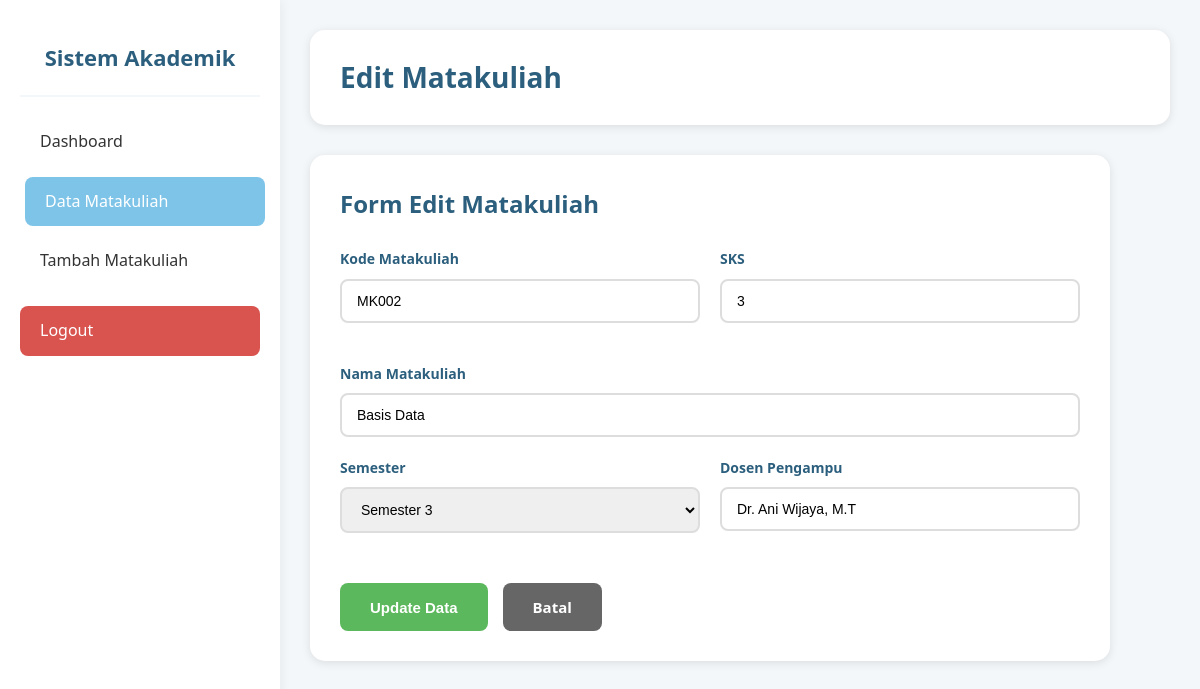
The app's page /matakuliah_edit.php?id=2 (signed in) with its own data.
### tables this page shows
CREATE TABLE IF NOT EXISTS matakuliah (
    id INT(11) AUTO_INCREMENT PRIMARY KEY,
    kode_mk VARCHAR(20) NOT NULL UNIQUE,
    nama_mk VARCHAR(100) NOT NULL,
    sks INT(2) NOT NULL,
    semester INT(2) NOT NULL,
    dosen VARCHAR(100) NOT NULL,
    created_at TIMESTAMP DEFAULT CURRENT_TIMESTAMP,
    updated_at TIMESTAMP DEFAULT CURRENT_TIMESTAMP ON UPDATE CURRENT_TIMESTAMP
);

### db.php (called while the page is built, shortened)
<?php
$host = 'localhost';
$username = 'root';
$password = '';
$database = 'akademik';
$conn = mysqli_connect($host, $username, $password, $database);
mysqli_set_charset($conn, "utf8");
function clean_input($data) {
    global $conn;
    $data = trim($data);
    $data = stripslashes($data);
    $data = htmlspecialchars($data);
    $data = mysqli_real_escape_string($conn, $data);
    return $data;
}
?>

### matakuliah_edit.php (the view, shortened to what this page needs)
<?php
require_once 'db.php';
$id = isset($_GET['id']) ? clean_input($_GET['id']) : '';
$query = "SELECT * FROM matakuliah WHERE id = '$id'";
$result = mysqli_query($conn, $query);
$matakuliah = mysqli_fetch_assoc($result);
?>
<!DOCTYPE html>
<html lang="id">
<head>
    <link rel="stylesheet" href="style.css">
</head>
<body>
    <div class="dashboard-container">
        <div class="sidebar">
            <div class="sidebar-header">
                <h3>Sistem Akademik</h3>
            </div>
            <ul class="sidebar-menu">
                <li><a href="dashboard.php">Dashboard</a></li>
                <li><a href="matakuliah_list.php" class="active">Data Matakuliah</a></li>
                <li><a href="matakuliah_tambah.php">Tambah Matakuliah</a></li>
                <li><a href="logout.php" class="logout">Logout</a></li>
            </ul>
        </div>
        <div class="main-content">
            <div class="top-header fade-in">
                <h1>Edit Matakuliah</h1>
            </div>
            <div class="form-card fade-in">
                <h2 style="color: #2c5f7d; margin-bottom: 25px;">Form Edit Matakuliah</h2>
                <form method="POST" action="">
                    <div class="form-row">
                        <div class="form-group">
                            <label for="kode_mk">Kode Matakuliah</label>
                            <input type="text" class="form-control" id="kode_mk" name="kode_mk"
                                   value="<?php echo htmlspecialchars($matakuliah['kode_mk']); ?>" required>
                        </div>
                        <div class="form-group">
                            <label for="sks">SKS</label>
                            <input type="number" class="form-control" id="sks" name="sks"
                                   min="1" max="6" value="<?php echo htmlspecialchars($matakuliah['sks']); ?>" required>
                        </div>
                    </div>
                    <div class="form-group">
                        <label for="nama_mk">Nama Matakuliah</label>
                        <input type="text" class="form-control" id="nama_mk" name="nama_mk"
                               value="<?php echo htmlspecialchars($matakuliah['nama_mk']); ?>" required>
                    </div>
                    <div class="form-row">
                        <div class="form-group">
                            <label for="semester">Semester</label>
                            <select class="form-control" id="semester" name="semester" required>
                                <?php for ($i = 1; $i <= 8; $i++): ?>
                                <option value="<?php echo $i; ?>"
                                    <?php echo ($matakuliah['semester'] == $i) ? 'selected' : ''; ?>>
                                    Semester <?php echo $i; ?>
                                </option>
                                <?php endfor; ?>
                            </select>
                        </div>
                        <div class="form-group">
                            <label for="dosen">Dosen Pengampu</label>
                            <input type="text" class="form-control" id="dosen" name="dosen"
                                   value="<?php echo htmlspecialchars($matakuliah['dosen']); ?>" required>
                        </div>
                    </div>
                    <div class="form-actions">
                        <button type="submit" class="btn-submit">Update Data</button>
                        <a href="matakuliah_list.php" class="btn-cancel">Batal</a>
                    </div>
                </form>
            </div>
        </div>
    </div>
</body>
</html>

### style.css (style rules this page uses)
* { margin: 0; padding: 0; box-sizing: border-box; }
:root { --primary-color: #2c5f7d; --secondary-color: #4a90b8; --accent-color: #7ec4e8; --success-color: #5cb85c; --danger-color: #d9534f; --warning-color: #f0ad4e; --light-bg: #f4f7f9; --white: #ffffff; --text-dark: #333; --text-light: #666; --border-color: #ddd; --shadow: 0 2px 10px rgba(0,0,0,0.1); --shadow-hover: 0 4px 20px rgba(0,0,0,0.15); }
body { font-family: 'Segoe UI', Tahoma, Geneva, Verdana, sans-serif; background-color: var(--light-bg); color: var(--text-dark); line-height: 1.6; }
.form-group { margin-bottom: 20px; }
.form-group label { display: block; color: var(--primary-color); font-weight: 600; margin-bottom: 8px; font-size: 14px; }
.form-control { width: 100%; padding: 12px 15px; border: 2px solid var(--border-color); border-radius: 8px; font-size: 14px; transition: all 0.3s ease; }
.dashboard-container { display: flex; min-height: 100vh; }
.sidebar { width: 280px; background: var(--white); box-shadow: 2px 0 10px rgba(0,0,0,0.05); padding: 20px; }
.sidebar-header { text-align: center; padding: 20px 0; border-bottom: 2px solid var(--light-bg); margin-bottom: 20px; }
.sidebar-header h3 { color: var(--primary-color); font-size: 22px; font-weight: 600; }
.sidebar-menu { list-style: none; }
.sidebar-menu li { margin-bottom: 10px; }
.sidebar-menu a { display: block; padding: 12px 20px; color: var(--text-dark); text-decoration: none; border-radius: 8px; transition: all 0.3s ease; font-weight: 500; }
.sidebar-menu a:hover, .sidebar-menu a.active { background-color: var(--accent-color); color: var(--white); transform: translateX(5px); }
.sidebar-menu a.logout { background-color: var(--danger-color); color: var(--white); margin-top: 20px; }
.main-content { flex: 1; padding: 30px; }
.top-header { background: var(--white); padding: 25px 30px; border-radius: 15px; box-shadow: var(--shadow); margin-bottom: 30px; }
.top-header h1 { color: var(--primary-color); font-size: 28px; font-weight: 600; }
.form-card { background: var(--white); padding: 30px; border-radius: 15px; box-shadow: var(--shadow); max-width: 800px; }
.form-row { display: grid; grid-template-columns: repeat(auto-fit, minmax(250px, 1fr)); gap: 20px; margin-bottom: 20px; }
.form-actions { display: flex; gap: 15px; margin-top: 30px; }
.btn-submit { background-color: var(--success-color); color: var(--white); padding: 12px 30px; border: none; border-radius: 8px; font-size: 15px; font-weight: 600; cursor: pointer; transition: all 0.3s ease; }
.btn-cancel { background-color: var(--text-light); color: var(--white); padding: 12px 30px; border: none; border-radius: 8px; font-size: 15px; font-weight: 600; cursor: pointer; transition: all 0.3s ease; text-decoration: none; display: inline-block; }
.fade-in { animation: fadeIn 0.5s ease; }

### records on screen
matakuliah: kode_mk "MK002", sks "3", nama_mk "Basis Data", semester "Semester 3", dosen "Dr. Ani Wijaya, M.T"
